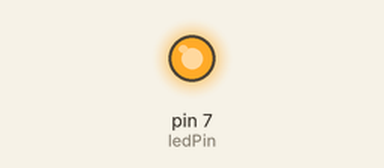
This sketch was run on a simulated Arduino Uno, built with avr-gcc and run on an emulated ATmega328P. Shown: output pins drawn as LEDs (lit = HIGH).

Above: at 0.75 s.
At 3.7 s:
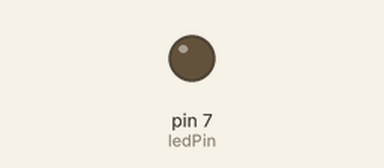
Timing chart, 0 to 5.9 s (numbered marks = the images above):
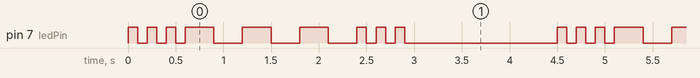

Measured:
- by itself, pin 7 (ledPin): repeats every 4.5 s: 2 × (LOW 0.10 s, HIGH 0.10 s), LOW 0.10 s, 3 × (HIGH 0.30 s, LOW 0.30 s), 2 × (HIGH 0.10 s, LOW 0.10 s), HIGH 0.10 s, LOW 1.6 s, HIGH 0.10 s
- by itself, everything shown: repeats every 4.5 s, in 18 steps

The sketch:

Delay_variable.ino
```cpp
//
int ledPin = 7;
int bot = 100;
int dash = 300;
int finaldelay = 1500;
void setup() {
    // put your setup code here, to run once:
pinMode (ledPin,OUTPUT);
}

void loop() {
  // put your main code here, to run repeatedly:
digitalWrite (ledPin,HIGH);
delay(bot);
digitalWrite(ledPin,LOW);
delay(bot);
digitalWrite (ledPin,HIGH);
delay(bot);
digitalWrite(ledPin,LOW);
delay(bot);
digitalWrite (ledPin,HIGH);
delay(bot);
digitalWrite(ledPin,LOW);
delay(bot);

digitalWrite (ledPin,HIGH);
delay(dash);
digitalWrite(ledPin,LOW);
delay(dash);
digitalWrite (ledPin,HIGH);
delay(dash);
digitalWrite(ledPin,LOW);
delay(dash);
digitalWrite (ledPin,HIGH);
delay(dash);
digitalWrite(ledPin,LOW);
delay(dash);

digitalWrite (ledPin,HIGH);
delay(bot);
digitalWrite(ledPin,LOW);
delay(bot);
digitalWrite (ledPin,HIGH);
delay(bot);
digitalWrite(ledPin,LOW);
delay(bot);
digitalWrite (ledPin,HIGH);
delay(bot);
digitalWrite(ledPin,LOW);
delay(bot);

delay(finaldelay);
}
```
